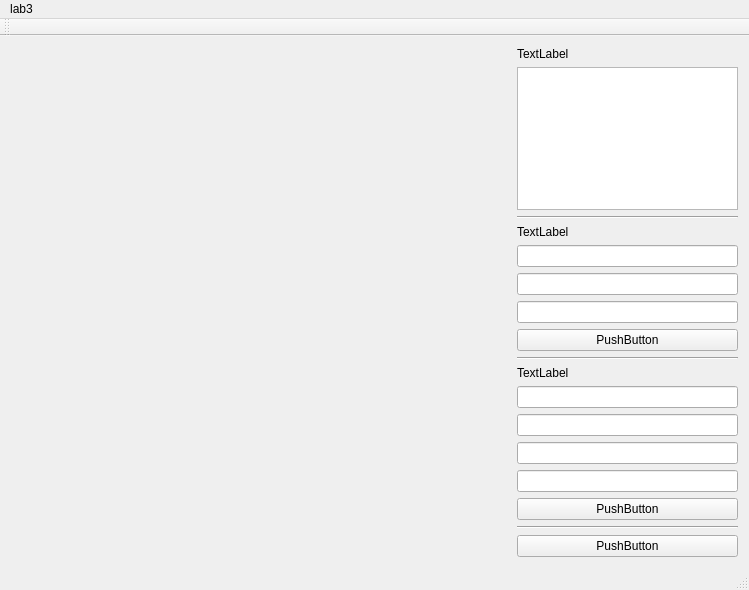
<?xml version="1.0" encoding="UTF-8"?>
<ui version="4.0">
 <class>MainWindow</class>
 <widget class="QMainWindow" name="MainWindow">
  <property name="geometry">
   <rect>
    <x>0</x>
    <y>0</y>
    <width>749</width>
    <height>590</height>
   </rect>
  </property>
  <property name="windowTitle">
   <string>MainWindow</string>
  </property>
  <widget class="QWidget" name="centralWidget">
   <layout class="QHBoxLayout" name="horizontalLayout">
    <item>
     <layout class="QVBoxLayout" name="verticalLayout_2">
      <item>
       <widget class="QPaintWidget" name="wgt" native="true">
        <property name="sizePolicy">
         <sizepolicy hsizetype="Preferred" vsizetype="Preferred">
          <horstretch>0</horstretch>
          <verstretch>0</verstretch>
         </sizepolicy>
        </property>
        <property name="minimumSize">
         <size>
          <width>500</width>
          <height>0</height>
         </size>
        </property>
        <property name="baseSize">
         <size>
          <width>500</width>
          <height>0</height>
         </size>
        </property>
       </widget>
      </item>
     </layout>
    </item>
    <item>
     <layout class="QVBoxLayout" name="verticalLayout">
      <property name="sizeConstraint">
       <enum>QLayout::SetFixedSize</enum>
      </property>
      <property name="leftMargin">
       <number>0</number>
      </property>
      <item>
       <widget class="QLabel" name="labelAlgorithm">
        <property name="text">
         <string>TextLabel</string>
        </property>
       </widget>
      </item>
      <item>
       <widget class="QListView" name="listView"/>
      </item>
      <item>
       <widget class="Line" name="line">
        <property name="orientation">
         <enum>Qt::Horizontal</enum>
        </property>
       </widget>
      </item>
      <item>
       <spacer name="verticalSpacer_3">
        <property name="orientation">
         <enum>Qt::Vertical</enum>
        </property>
        <property name="sizeHint" stdset="0">
         <size>
          <width>20</width>
          <height>40</height>
         </size>
        </property>
       </spacer>
      </item>
      <item>
       <widget class="QLabel" name="labelSpectr">
        <property name="text">
         <string>TextLabel</string>
        </property>
       </widget>
      </item>
      <item>
       <widget class="QLineEdit" name="lineEditSpectrX"/>
      </item>
      <item>
       <widget class="QLineEdit" name="lineEditSpectrY"/>
      </item>
      <item>
       <widget class="QLineEdit" name="lineEditLineCount"/>
      </item>
      <item>
       <widget class="QPushButton" name="btnDrawSpectr">
        <property name="text">
         <string>PushButton</string>
        </property>
       </widget>
      </item>
      <item>
       <spacer name="verticalSpacer_2">
        <property name="orientation">
         <enum>Qt::Vertical</enum>
        </property>
        <property name="sizeHint" stdset="0">
         <size>
          <width>20</width>
          <height>40</height>
         </size>
        </property>
       </spacer>
      </item>
      <item>
       <widget class="Line" name="line_2">
        <property name="orientation">
         <enum>Qt::Horizontal</enum>
        </property>
       </widget>
      </item>
      <item>
       <widget class="QLabel" name="labelLine">
        <property name="text">
         <string>TextLabel</string>
        </property>
       </widget>
      </item>
      <item>
       <widget class="QLineEdit" name="lineEditX1"/>
      </item>
      <item>
       <widget class="QLineEdit" name="lineEditY1"/>
      </item>
      <item>
       <widget class="QLineEdit" name="lineEditX2"/>
      </item>
      <item>
       <widget class="QLineEdit" name="lineEditY2"/>
      </item>
      <item>
       <widget class="QPushButton" name="btnDrawLine">
        <property name="text">
         <string>PushButton</string>
        </property>
       </widget>
      </item>
      <item>
       <widget class="Line" name="line_3">
        <property name="orientation">
         <enum>Qt::Horizontal</enum>
        </property>
       </widget>
      </item>
      <item>
       <spacer name="verticalSpacer">
        <property name="orientation">
         <enum>Qt::Vertical</enum>
        </property>
        <property name="sizeHint" stdset="0">
         <size>
          <width>20</width>
          <height>40</height>
         </size>
        </property>
       </spacer>
      </item>
      <item>
       <widget class="QPushButton" name="btnClear">
        <property name="text">
         <string>PushButton</string>
        </property>
       </widget>
      </item>
     </layout>
    </item>
   </layout>
  </widget>
  <widget class="QMenuBar" name="menuBar">
   <property name="geometry">
    <rect>
     <x>0</x>
     <y>0</y>
     <width>749</width>
     <height>22</height>
    </rect>
   </property>
   <property name="nativeMenuBar">
    <bool>true</bool>
   </property>
   <widget class="QMenu" name="menulab3">
    <property name="title">
     <string>lab3</string>
    </property>
   </widget>
   <addaction name="menulab3"/>
  </widget>
  <widget class="QToolBar" name="mainToolBar">
   <attribute name="toolBarArea">
    <enum>TopToolBarArea</enum>
   </attribute>
   <attribute name="toolBarBreak">
    <bool>false</bool>
   </attribute>
  </widget>
  <widget class="QStatusBar" name="statusBar"/>
 </widget>
 <layoutdefault spacing="6" margin="11"/>
 <customwidgets>
  <customwidget>
   <class>QPaintWidget</class>
   <extends>QWidget</extends>
   <header>qpaintwidget.h</header>
   <container>1</container>
  </customwidget>
 </customwidgets>
 <resources/>
 <connections/>
</ui>
